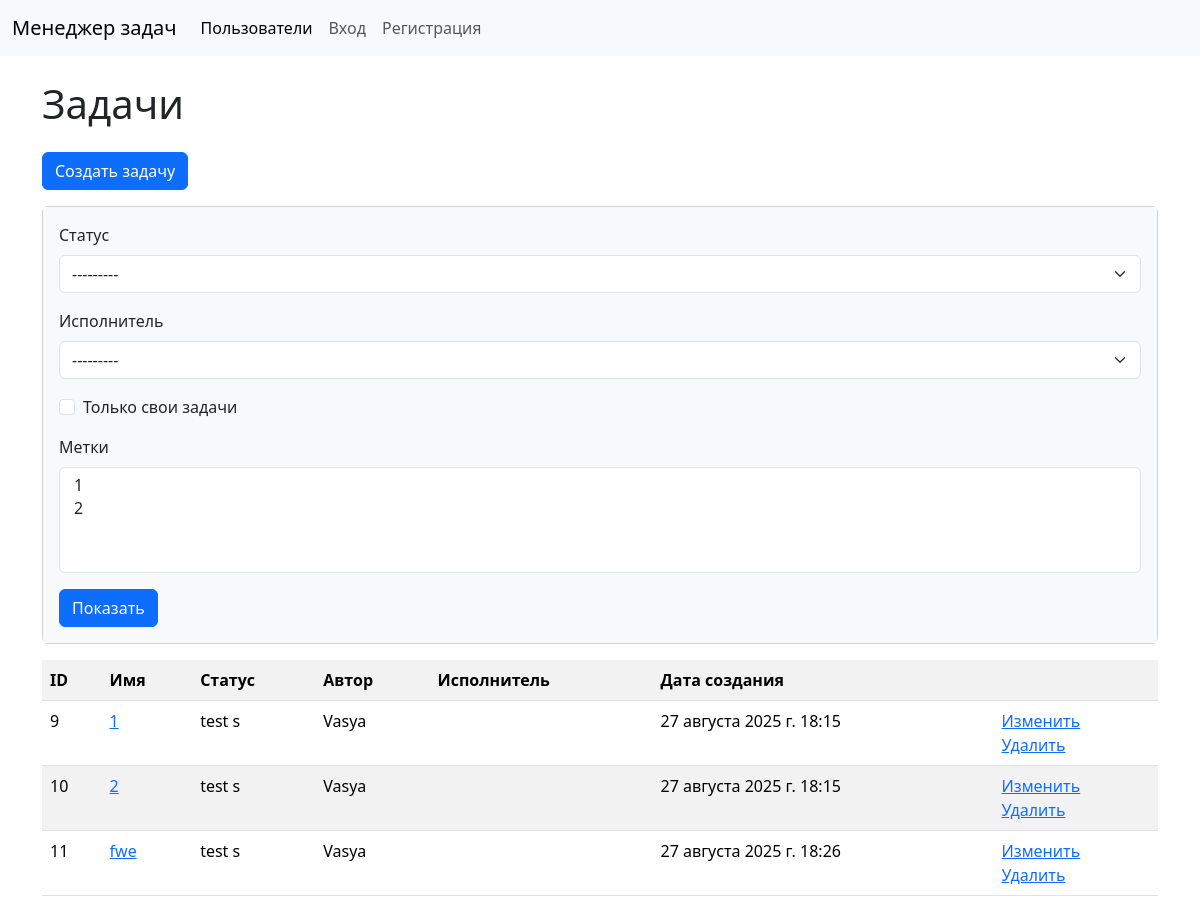
The page /tasks/ on the database as committed earlier.
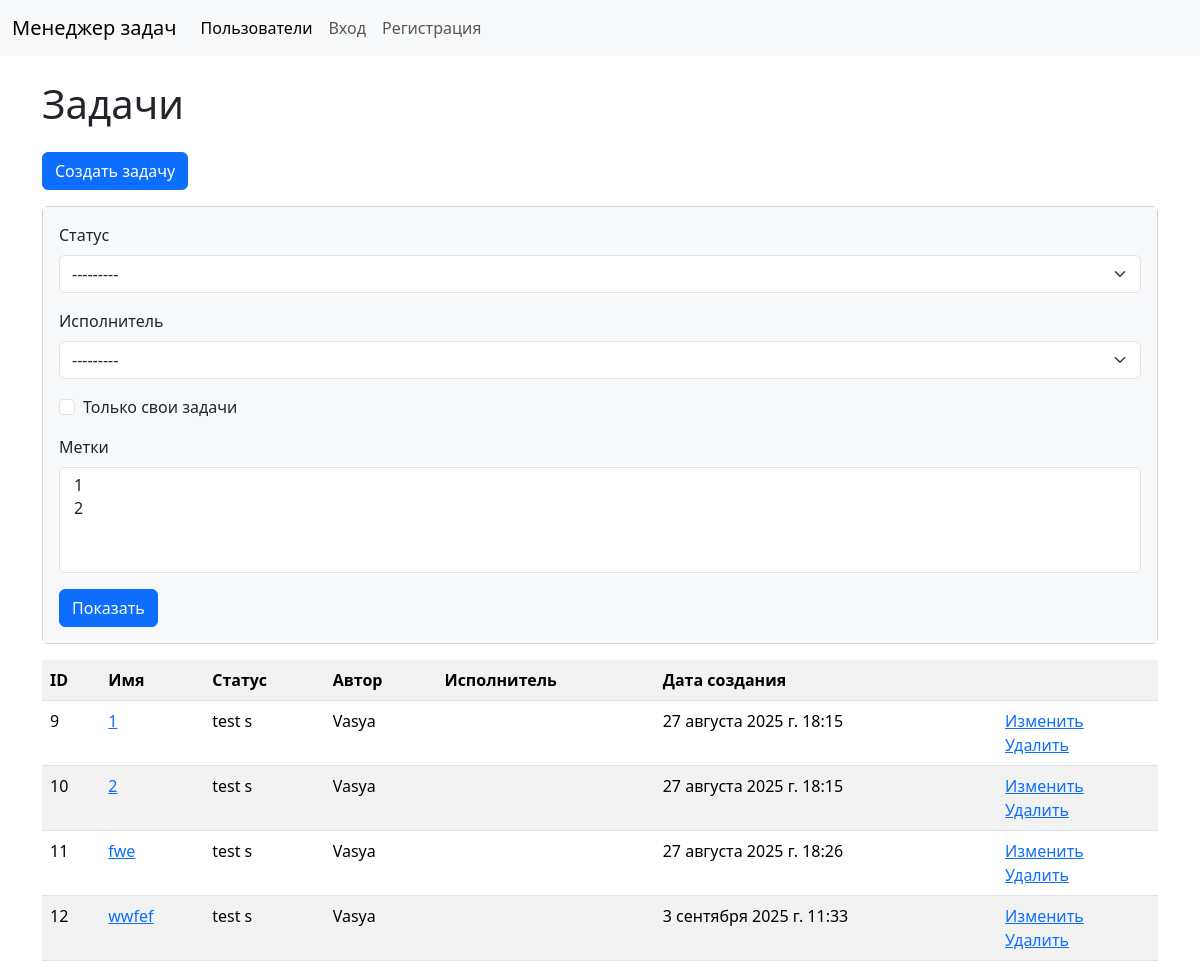
The same page on the database as committed later.
### task_manager/tasks/models.py (models this page shows, shortened)
class Task(models.Model):
    name = models.CharField(verbose_name='Имя', max_length=200)
    description = models.TextField(verbose_name='Описание')
    author = models.ForeignKey(
        settings.AUTH_USER_MODEL,
        verbose_name='Автор',
        related_name='author',
        on_delete=models.PROTECT
    )
    executor = models.ForeignKey(
        settings.AUTH_USER_MODEL,
        null=True,
        blank=True,
        verbose_name='Исполнитель',
        related_name='executor',
        on_delete=models.PROTECT
    )
    status = models.ForeignKey('Status', verbose_name='Статус', on_delete=models.PROTECT)
    created_at = models.DateTimeField(verbose_name='Создан', auto_now_add=True)
    updated_at = models.DateTimeField(verbose_name='Обновлен', auto_now=True)
    labels = GenericRelation('labels.TaggedItem')

class Status(models.Model):
    name = models.CharField(verbose_name='Имя', max_length=200) #, choices=STATUSES, default=NEW)
    created_at = models.DateTimeField(verbose_name='Создан', auto_now_add=True)
    updated_at = models.DateTimeField(verbose_name='Обновлен', auto_now=True)
    def __str__(self):
        return self.name

### task_manager/tasks/views.py (the view, shortened to what this page needs)
# urls.py: path('tasks/', TaskListView.as_view(), name='task_index'),
class TaskListView(ListView):
    model = Task
    template_name = 'task_templates/index.html'
    context_object_name = 'tasks'
    def get_queryset(self):
        queryset = super().get_queryset()
        form = TaskFilterForm(self.request.GET)
        if form.is_valid():
            if form.cleaned_data['status']:
                queryset = queryset.filter(status=form.cleaned_data['status'])
            if form.cleaned_data['executor']:
                queryset = queryset.filter(assignee=form.cleaned_data['executor'])
            if form.cleaned_data['self_task']:
                queryset = queryset.filter(author=self.request.user)
            choosed_labels = form.cleaned_data.get('labels') #список выбранных id меток
        return queryset
    def get_context_data(self, *args, **kwargs):
        context = super().get_context_data(*args, **kwargs)
        context['filter_form'] = TaskFilterForm(self.request.GET)
        return context

### task_manager/tasks/forms.py
class TaskFilterForm(forms.Form):
    status = forms.ModelChoiceField(
        queryset= Status.objects.all(),
        required=False,
        label='Статус'
    )
    executor = forms.ModelChoiceField(
        queryset= User.objects.all(),
        required=False,
        label='Исполнитель'
    )
    self_task = forms.BooleanField(
        required=False,
        label='Только свои задачи'
    )
    labels = forms.TypedMultipleChoiceField(
        choices=[],
        coerce=int,
        required=False,
        label="Метки"
    )
    class Meta:
        fields = [
            'status', 'executor', 'self_task'
        ]
    def __init__(self, *args, **kwargs):
        super().__init__(*args, **kwargs)
        self.fields['labels'].choices = [(label.id, label.name) for label in Label.objects.all()]

### task_manager/tasks/templates/task_templates/index.html (shortened to what this page needs)
{% extends 'base/layout.html' %}
{% load crispy_forms_tags %}
{% block content %}
    <h1 class="my-4">Задачи</h1>
    <a href="{% url 'tasks:task_create' %}" class="btn btn-primary mb-3">Создать задачу</a>
    <div class="card mb-3">
        <div class="card-body bg-light">
            <form action="." method="get">
                {{ filter_form|crispy }}
                <input class ='btn btn-primary' type="submit" value="Показать">
            </form>
        </div>
    </div>
    <table class="table table-striped">
        <tr>
            <th>ID</th>
            <th>Имя</th>
            <th>Статус</th>
            <th>Автор</th>
            <th>Исполнитель</th>
            <th>Дата создания</th>
            <th></th>
        </tr>
        {% for task in tasks %}
            <tr>
                <td>{{ task.pk }}</td>
                <td><a href="{% url 'tasks:task_show' task.id %}">{{ task.name }}</a></td>
                <td>{{ task.status.name }}</td>
                <td>{{ task.author.username }}</td>
                <td>{{ task.assignee.username }}</td>
                <td>{{ task.created_at }}</td>
                <td>
                    <a href="{% url 'tasks:task_update' task.id %}">Изменить</a>
                    <br>
                    <a href="{% url 'tasks:task_delete' task.id %}">Удалить</a>
                </td>
            </tr>
        {% endfor %}
    </table>
{% endblock %}

Rows that differ between the two databases and show on the page:
added Task: pk "12", name "wwfef", status.name "test s", author.username "Vasya", created_at "3 сентября 2025 г. 11:33"
